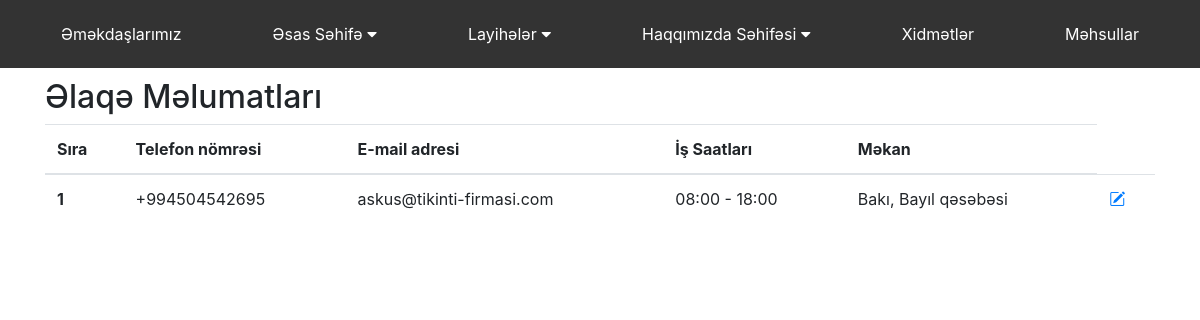
The app's page /admin/contact with its own data.
### app/models.py (models this page shows)
class ContactInformation(db.Model):
    id = db.Column(db.Integer, primary_key=True)
    telephone = db.Column(db.String(100))
    e_mail = db.Column(db.String(100))
    working_time = db.Column(db.String(100))
    location = db.Column(db.String(100))
    gm_location = db.Column(db.String(100))

### admin/routes.py (the view)
@admin_bp.route("/contact")
def index_contact_page():
    from app.models import ContactInformation
    data = ContactInformation.query.get(1)
    return render_template('admin/contact_page.html', data = data)

### admin/templates/admin/contact_page.html (shortened to what this page needs)
{% extends "admin/base.html" %}
{% block page %}
<div class="container">
    <h2>Əlaqə Məlumatları</h2>
    <table class="table">
        <thead>
        <tr>
            <th scope="col">Sıra</th>
            <th scope="col">Telefon nömrəsi</th>
            <th scope="col">E-mail adresi</th>
            <th scope="col">İş Saatları</th>
            <th scope="col">Məkan</th>
        </tr>
        </thead>
        <tbody>
        <tr>
            <th>{{data.id}}</th>
            <td>{{data.telephone}}</td>
            <td>{{data.e_mail}}</td>
            <td>{{data.working_time}}</td>
            <td>{{data.location}}</td>
            <td>
                <a href="/admin/contact/update/{{data.id}}"><i class="bi bi-pencil-square"></i></i></a>
            </td>
        </tr>
        </tbody>
    </table>
</div>
{% endblock %}

### records on screen
ContactInformation: id "1", telephone "+994504542695", e_mail "askus@tikinti-firmasi.com", working_time "08:00 - 18:00", location "Bakı, Bayıl qəsəbəsi"
